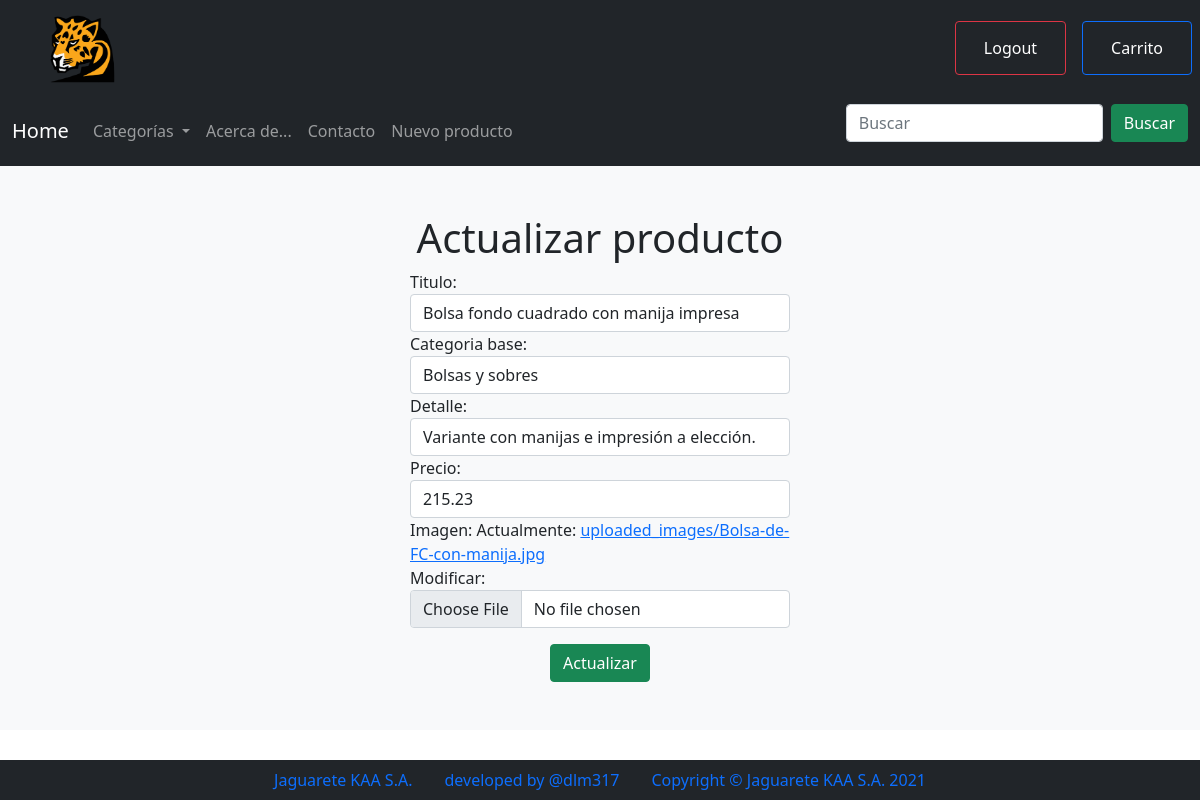
The app's page /actualizar_producto/2 (signed in) with its own data.
### jaguarete01/models.py (models this page shows, shortened)
class Producto(models.Model):
    class Meta:
        permissions = (("can_add_productos", "Can add productos"),)
    titulo = models.CharField(max_length=100, unique=True)
    categoria_base = models.ForeignKey(Categoria, on_delete=models.CASCADE)
    detalle = models.CharField(max_length=1000, default='N/A')
    precio = models.FloatField()
    imagen = models.ImageField(upload_to='uploaded_images')
    fecha_creacion = models.DateTimeField(auto_now=True)

### jaguarete01/views.py (the view)
# urls.py: path('actualizar_producto/<int:pk>', views.EditarProductoView.as_view(), name= 'actualizar_producto'),
class EditarProductoView(LoginRequiredMixin, PermissionRequiredMixin, UpdateView):
    login_url = '/login/'
    redirect_field_name = 'redirect_to'
    permission_required = 'jaguarete01.can_add_productos'
    model = Producto
    template_name = 'actualizar_producto.html'
    success_url = 'producto_actualizado'
    fields=[
            'titulo','categoria_base','detalle','precio','imagen'
        ]

### jaguarete01/models.py (called while the page is built)
    def __str__(self):
        return self.descripcion

### jaguarete01/templatetags/categorias.py (called while the page is built)
@register.inclusion_tag('categorias.html')
def mostrar_categorias():
    return {'categorias': Categoria.objects.all()}

### jaguarete01/templates/actualizar_producto.html (shortened to what this page needs)
{% extends "template.html" %}
{% load categorias %}
{% load widget_tweaks %}{% load static %}  {% block body %}
<div class="container justify-content-center col-lg-5 align-items-center">
    <div class="my-5">
        <h1 class="text-center">Actualizar producto</h1>
        <form class="align-items-center mx-5" method="post" enctype="multipart/form-data" novalidate>
            {% for field in form.visible_fields %}
            <div class="form-group">
                {{ field.label_tag }}
                {% if form.is_bound %}
                {% if field.errors %}
                    {% render_field field class="form-control is-invalid" %}
                    {% for error in field.errors %}
                    <div class="invalid-feedback">
                        {{ error }}
                    </div>
                    {% endfor %}
                {% else %}
                    {% render_field field class="form-control is-valid" %}
                {% endif %}
                {% else %}
                {% render_field field class="form-control" %}
                {% endif %}
            </div>
            {% endfor %}
            <div class="form-row mx-4 my-3 align-items-center">
                <div class="container text-center">
            <button type="submit" class="btn btn-success">Actualizar</button>
            </div>
            </div>
        </form>
    </div>
</div>
{% endblock %}

### records on screen
Producto: titulo "Bolsa fondo cuadrado con manija impresa" "Bolsas y sobres" "Variante con manijas e impresión a elección." "215.23"

### other values on screen
{{ field.label_tag }} "Titulo:" "Categoria base:" "Detalle:" "Precio:" "Imagen:"
